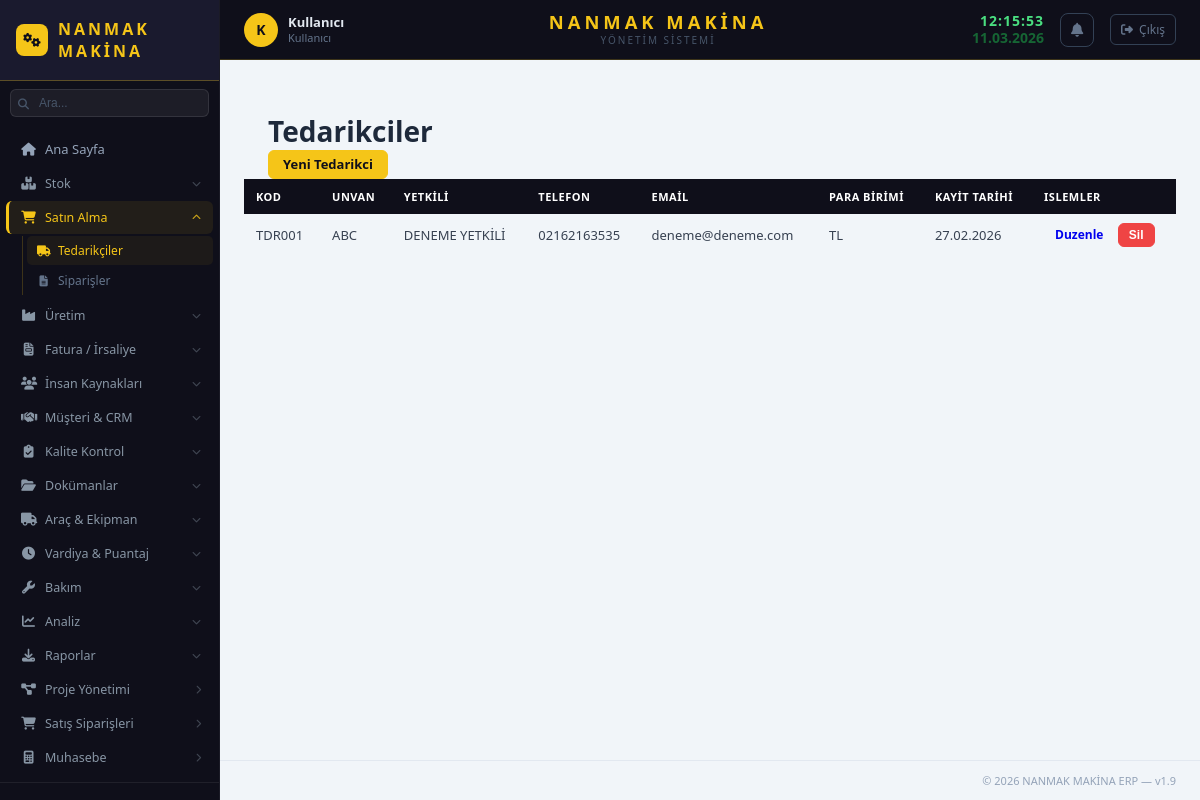
Page /satin-alma/tedarikciler (signed in) on the committed database.
### app/stok/models/sistem_ayar.py (models this page shows, shortened)
class SistemAyar(db.Model):
    __tablename__ = 'sistem_ayar'
    id = db.Column(db.Integer, primary_key=True, autoincrement=True)
    anahtar = db.Column(db.String(100), unique=True, nullable=False)
    deger = db.Column(db.Text)
    aciklama = db.Column(db.String(200))
    guncelleme = db.Column(db.String(30), default=lambda: datetime.now().strftime('%d.%m.%Y %H:%M'))
    @staticmethod
    def get(anahtar, varsayilan=''):
        ayar = SistemAyar.query.filter_by(anahtar=anahtar).first()
        return ayar.deger if ayar else varsayilan

### app/satin_alma/models/tedarikci.py (models this page shows, shortened)
class Tedarikci(db.Model):
    __tablename__ = 'tedarikci'
    id = db.Column(db.Integer, primary_key=True, autoincrement=True)
    tedarikci_kodu = db.Column(db.String(50), unique=True, nullable=False)
    unvan = db.Column(db.String(200), nullable=False)
    yetkili_adi = db.Column(db.String(100))
    telefon = db.Column(db.String(20))
    email = db.Column(db.String(100))
    adres = db.Column(db.Text)
    vergi_dairesi = db.Column(db.String(100))
    vergi_no = db.Column(db.String(50))
    para_birimi = db.Column(db.String(10), default='TL')  # TL, USD, EUR
    banka_bilgisi = db.Column(db.Text)       # EKLENDI: banka adi, iban vb.
    notlar = db.Column(db.Text)              # EKLENDI: genel notlar
    olusturma_tarihi = db.Column(db.String(20), default=lambda: datetime.now().strftime('%d.%m.%Y'))  # EKLENDI
    aktif = db.Column(db.Integer, default=1)
    siparisler = db.relationship('SatinAlmaSiparisi', backref='tedarikci', lazy=True)

### app/satin_alma/routes/tedarikci_routes.py (the view)
@tedarikci_bp.route('/tedarikciler')
def tedarikci_liste():
    tedarikciler = Tedarikci.query.filter_by(aktif=1).all()
    return render_template('satin_alma/tedarikci_liste.html', tedarikciler=tedarikciler)

### app/__init__.py (called while the page is built)
def login_gerekli_mi(endpoint, path):
    for acik in ACIK_URLLAR:
        if path.startswith(acik):
            return False
    return True

### app/kullanici/models/kullanici.py (called while the page is built)
    def birincil_rol(self):
        if self.roller:
            return self.roller[0].rol
        return None

    def admin_mi(self):
        for kr in self.roller:
            if kr.rol and kr.rol.rol_adi == 'admin':
                return True
        return False

### app/satin_alma/templates/satin_alma/tedarikci_liste.html (shortened to what this page needs)
{% extends "base.html" %}
{% block content %}
<div class="page-header">
    <h1>Tedarikciler</h1>
    <a href="{{ url_for('tedarikci.tedarikci_ekle') }}" class="btn btn-primary">Yeni Tedarikci</a>
</div>
<table class="data-table">
    <thead>
        <tr>
            <th>Kod</th>
            <th>Unvan</th>
            <th>Yetkili</th>
            <th>Telefon</th>
            <th>Email</th>
            <th>Para Birimi</th>
            <th>Kayit Tarihi</th>
            <th>Islemler</th>
        </tr>
    </thead>
    <tbody>
        {% for tedarikci in tedarikciler %}
        <tr>
            <td>{{ tedarikci.tedarikci_kodu }}</td>
            <td>{{ tedarikci.unvan }}</td>
            <td>{{ tedarikci.yetkili_adi or '-' }}</td>
            <td>{{ tedarikci.telefon or '-' }}</td>
            <td>{{ tedarikci.email or '-' }}</td>
            <td>{{ tedarikci.para_birimi }}</td>
            <td>{{ tedarikci.olusturma_tarihi or '-' }}</td>
            <td>
                <a href="{{ url_for('tedarikci.tedarikci_duzenle', id=tedarikci.id) }}" class="btn btn-sm">Duzenle</a>
                <form action="{{ url_for('tedarikci.tedarikci_sil', id=tedarikci.id) }}" method="POST" style="display:inline;" onsubmit="return confirm('Silmek istediginize emin misiniz?')">
                    <button type="submit" class="btn btn-sm btn-danger">Sil</button>
                </form>
            </td>
        </tr>
        {% endfor %}
    </tbody>
</table>
{% endblock %}

### app/stok/templates/base.html (shortened to what this page needs)
<!DOCTYPE html>
<html lang="tr">
<head>
    <link rel="stylesheet" href="{{ url_for('static', filename='css/main.css') }}">
    <link rel="stylesheet" href="https://cdnjs.cloudflare.com/ajax/libs/font-awesome/6.4.0/css/all.min.css">
</head>
<body>
<aside class="sidebar">
    <div class="sidebar-logo">
        {% if firma_logo %}
        <img src="{{ url_for('static', filename='img/' + firma_logo) }}"
             alt="{{ firma_adi }}" style="height:36px;max-width:140px;object-fit:contain;">
        {% else %}
        <span class="sidebar-logo-icon"><i class="fas fa-cogs"></i></span>
        <span class="sidebar-logo-text">{{ firma_adi }}</span>
        {% endif %}
    </div>
    <div class="sidebar-arama">
        <i class="fas fa-search sidebar-arama-ikon"></i>
        <input type="text" id="global-arama" placeholder="Ara..." autocomplete="off">
    </div>
    <nav class="sidebar-nav">
        <a href="/" class="nav-item {% if request.path == '/' %}active{% endif %}">
            <i class="fas fa-home"></i><span>Ana Sayfa</span>
        </a>
        <div class="nav-group">
            <div class="nav-group-title" id="btn-stok-menu">
                <i class="fas fa-boxes ng-icon"></i>
                <span class="ng-label">Stok</span>
                <i class="fas fa-chevron-down ng-arrow"></i>
            </div>
        </div>
        <div class="nav-group">
            <div class="nav-group-title" id="btn-satin-menu">
                <i class="fas fa-shopping-cart ng-icon"></i>
                <span class="ng-label">Satın Alma</span>
                <i class="fas fa-chevron-down ng-arrow"></i>
            </div>
            <div id="satin-menu" class="nav-submenu">
                <a href="{{ url_for('tedarikci.tedarikci_liste') }}"><i class="fas fa-truck"></i> Tedarikçiler</a>
                <a href="{{ url_for('satin_alma_siparis.siparis_liste') }}"><i class="fas fa-file-alt"></i> Siparişler</a>
            </div>
        </div>
        <div class="nav-group">
            <div class="nav-group-title" id="btn-uretim-menu">
                <i class="fas fa-industry ng-icon"></i>
                <span class="ng-label">Üretim</span>
                <i class="fas fa-chevron-down ng-arrow"></i>
            </div>
        </div>
        <div class="nav-group">
            <div class="nav-group-title" id="btn-fatura-menu">
                <i class="fas fa-file-invoice ng-icon"></i>
                <span class="ng-label">Fatura / İrsaliye</span>
                <i class="fas fa-chevron-down ng-arrow"></i>
            </div>
        </div>
        {% if session.get('admin') or yetki.get('ik') %}
        <div class="nav-group">
            <div class="nav-group-title" id="btn-ik-menu">
                <i class="fas fa-users ng-icon"></i>
                <span class="ng-label">İnsan Kaynakları</span>
                <i class="fas fa-chevron-down ng-arrow"></i>
            </div>
        </div>
        {% endif %}
        {% if aktif_moduller.get('crm') %}
        <div class="nav-group">
            <div class="nav-group-title" id="btn-crm-menu">
                <i class="fas fa-handshake ng-icon"></i>
                <span class="ng-label">Müşteri & CRM</span>
                <i class="fas fa-chevron-down ng-arrow"></i>
            </div>
        </div>
        {% endif %}
        {% if aktif_moduller.get('kalite') %}
        <div class="nav-group">
            <div class="nav-group-title" id="btn-kalite-menu">
                <i class="fas fa-clipboard-check ng-icon"></i>
                <span class="ng-label">Kalite Kontrol</span>
                <i class="fas fa-chevron-down ng-arrow"></i>
            </div>
        </div>
        {% endif %}
        {% if aktif_moduller.get('dokuman') %}
        <div class="nav-group">
            <div class="nav-group-title" id="btn-dokuman-menu">
                <i class="fas fa-folder-open ng-icon"></i>
                <span class="ng-label">Dokümanlar</span>
                <i class="fas fa-chevron-down ng-arrow"></i>
            </div>
        </div>
        {% endif %}
        {% if aktif_moduller.get('arac') %}
        <div class="nav-group">
            <div class="nav-group-title" id="btn-arac-menu">
                <i class="fas fa-truck ng-icon"></i>
                <span class="ng-label">Araç & Ekipman</span>
                <i class="fas fa-chevron-down ng-arrow"></i>
            </div>
        </div>
        {% endif %}
        {% if aktif_moduller.get('vardiya') %}
        <div class="nav-group">
            <div class="nav-group-title" id="btn-vardiya-menu">
                <i class="fas fa-clock ng-icon"></i>
                <span class="ng-label">Vardiya & Puantaj</span>
                <i class="fas fa-chevron-down ng-arrow"></i>
            </div>
        </div>
        {% endif %}
        {% if aktif_moduller.get('bakim') %}
        <div class="nav-group">
            <div class="nav-group-title" id="btn-bakim-menu">
                <i class="fas fa-wrench ng-icon"></i>
                <span class="ng-label">Bakım</span>
                <i class="fas fa-chevron-down ng-arrow"></i>
            </div>
        </div>
        {% endif %}
        <div class="nav-group">
            <div class="nav-group-title" id="btn-analiz-menu">
                <i class="fas fa-chart-line ng-icon"></i>
                <span class="ng-label">Analiz</span>
                <i class="fas fa-chevron-down ng-arrow"></i>
            </div>
        </div>
        <div class="nav-group">
            <div class="nav-group-title" id="btn-rapor-menu">
                <i class="fas fa-download ng-icon"></i>
                <span class="ng-label">Raporlar</span>
                <i class="fas fa-chevron-down ng-arrow"></i>
            </div>
        </div>
        {% if aktif_moduller.get('proje') %}
        <div class="nav-group">
            <div class="nav-group-title" id="btn-proje-menu">
                <i class="fas fa-project-diagram ng-icon"></i>
                <span class="ng-label">Proje Yönetimi</span>
                <i class="fas fa-chevron-right ng-arrow"></i>
            </div>
        </div>
        {% endif %}
        {% if aktif_moduller.get('siparis') %}
        <div class="nav-group">
            <div class="nav-group-title" id="btn-siparis-menu">
                <i class="fas fa-shopping-cart ng-icon"></i>
                <span class="ng-label">Satış Siparişleri</span>
                <i class="fas fa-chevron-right ng-arrow"></i>
            </div>
        </div>
        {% endif %}
        {% if aktif_moduller.get('muhasebe') %}
        <div class="nav-group">
            <div class="nav-group-title" id="btn-muhasebe-menu">
                <i class="fas fa-calculator ng-icon"></i>
                <span class="ng-label">Muhasebe</span>
                <i class="fas fa-chevron-right ng-arrow"></i>
            </div>
        </div>
        {% endif %}
        <div class="sidebar-alt-menu">
            <a href="{{ url_for('kullanici.profil') }}" class="sidebar-alt-link">
            </a>
        </div>
    </nav>
</aside>
<div class="main-wrapper">
    <header class="top-header">
        <div class="header-left">
            <a href="{{ url_for('kullanici.profil') }}" class="header-user" title="Profilim" style="text-decoration:none;">
                <div class="header-user-avatar">{{ session.get('tam_ad', 'K')[:1] | upper }}</div>
                <div class="header-user-info">
                    <span class="header-user-name">{{ session.get('tam_ad', 'Kullanıcı') }}</span>
                    <span class="header-user-role">{% if session.get('admin') %}Admin{% else %}Kullanıcı{% endif %}</span>
                </div>
            </a>
        </div>
        <div class="header-center">
            <div class="header-firma">{{ firma_adi }}</div>
            <div class="header-firma-alt">{{ firma_alt_baslik }}</div>
        </div>
        <div class="header-right">
            <div class="header-datetime">
                <span class="header-saat" id="header-saat">--:--:--</span>
                <span class="header-tarih" id="header-tarih">--.--.----</span>
            </div>
            <div class="bildirim-wrapper" id="bildirim-wrapper">
                <button class="bildirim-btn" onclick="toggleBildirimler()" title="Bildirimler">
                    <i class="fas fa-bell"></i>
                </button>
            </div>
            <a href="{{ url_for('kullanici.cikis') }}" class="header-cikis" title="Çıkış Yap">
                <i class="fas fa-sign-out-alt"></i>
                <span>Çıkış</span>
            </a>
        </div>
    </header>
    <div class="page-header">
    </div>
    <main class="main-content">
        {% block content %}{% endblock %}
    </main>
    <footer class="footer">
        <span>© 2026 {{ firma_adi }} ERP — v1.9</span>
    </footer>
</div>
</body>
</html>

### app/stok/templates/base.html (style rules this page uses)
.bildirim-wrapper { position: relative; }
.bildirim-btn { background: none; border: 1px solid #334155; color: #64748b; width: 34px; height: 34px; border-radius: 8px; cursor: pointer; display: flex; align-items: center; justify-content: center; font-size: 14px; transition: all 0.15s; position: relative; }
.sidebar-arama { padding: 8px 10px; position: relative; }
.sidebar-arama input { width: 100%; background: rgba(255,255,255,0.06); border: 1px solid rgba(255,255,255,0.1); border-radius: 6px; padding: 6px 8px 6px 28px; color: #94a3b8; font-size: 12px; outline: none; transition: all 0.15s; }
.sidebar-arama input::placeholder { color: #475569; }
.sidebar-arama-ikon { position: absolute; left: 18px; top: 50%; transform: translateY(-50%); color: #475569; font-size: 11px; pointer-events: none; }
.sidebar-alt-menu { border-top: 1px solid rgba(255,255,255,0.07); padding: 8px 0; margin-top: 8px; }
.sidebar-alt-link { display: flex; align-items: center; gap: 9px; padding: 8px 16px; color: #475569; font-size: 12px; text-decoration: none; transition: all 0.15s; }

### rows in the picture
SistemAyar: deger "NANMAK MAKİNA"
SistemAyar: deger "YÖNETIM SISTEMI"
Tedarikci: tedarikci_kodu "TDR001", unvan "ABC", yetkili_adi "DENEME YETKİLİ", telefon "02162163535", email "deneme@deneme.com", para_birimi "TL", olusturma_tarihi "27.02.2026"

### other values in the picture
{{ session.get('tam_ad', 'K')[:1] | upper }} "K"
{{ session.get('tam_ad', 'Kullanıcı') }} "Kullanıcı"
